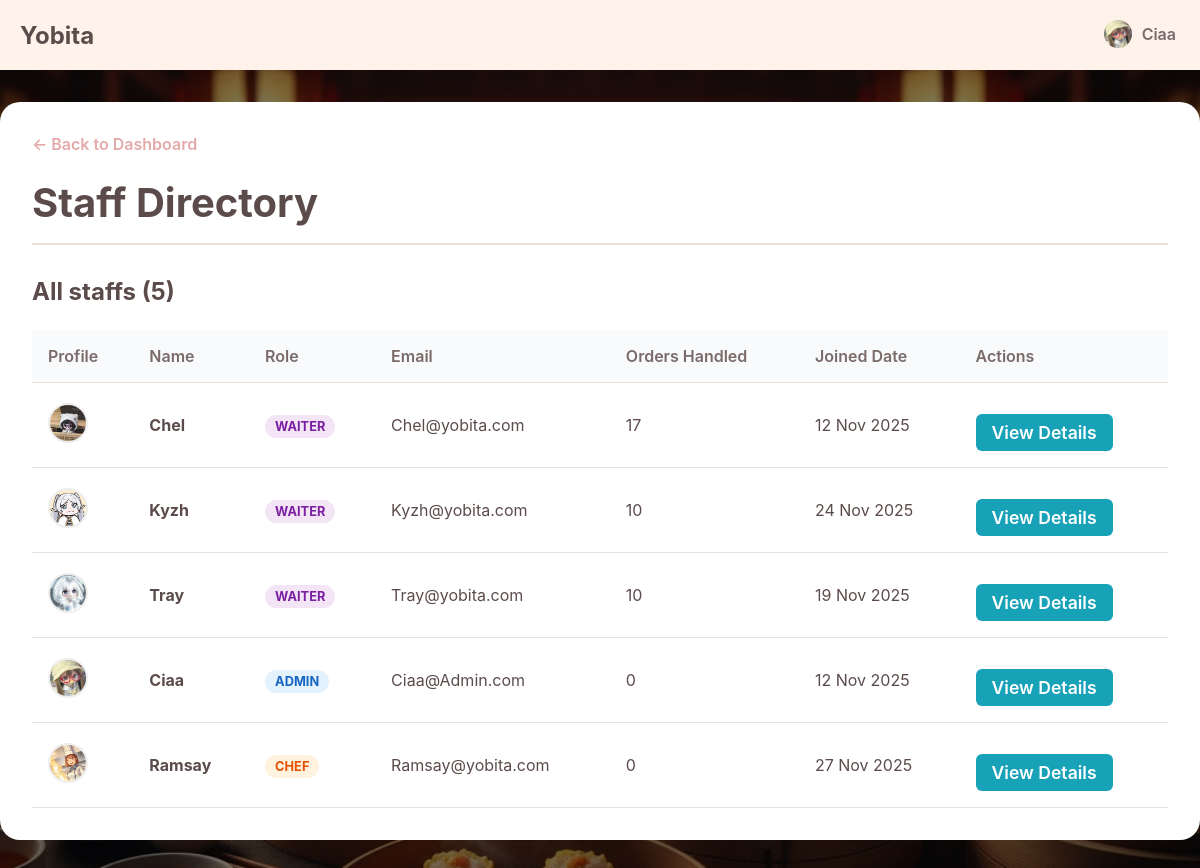
The page /admin/manageStaff.php (signed in) on the database as committed earlier.
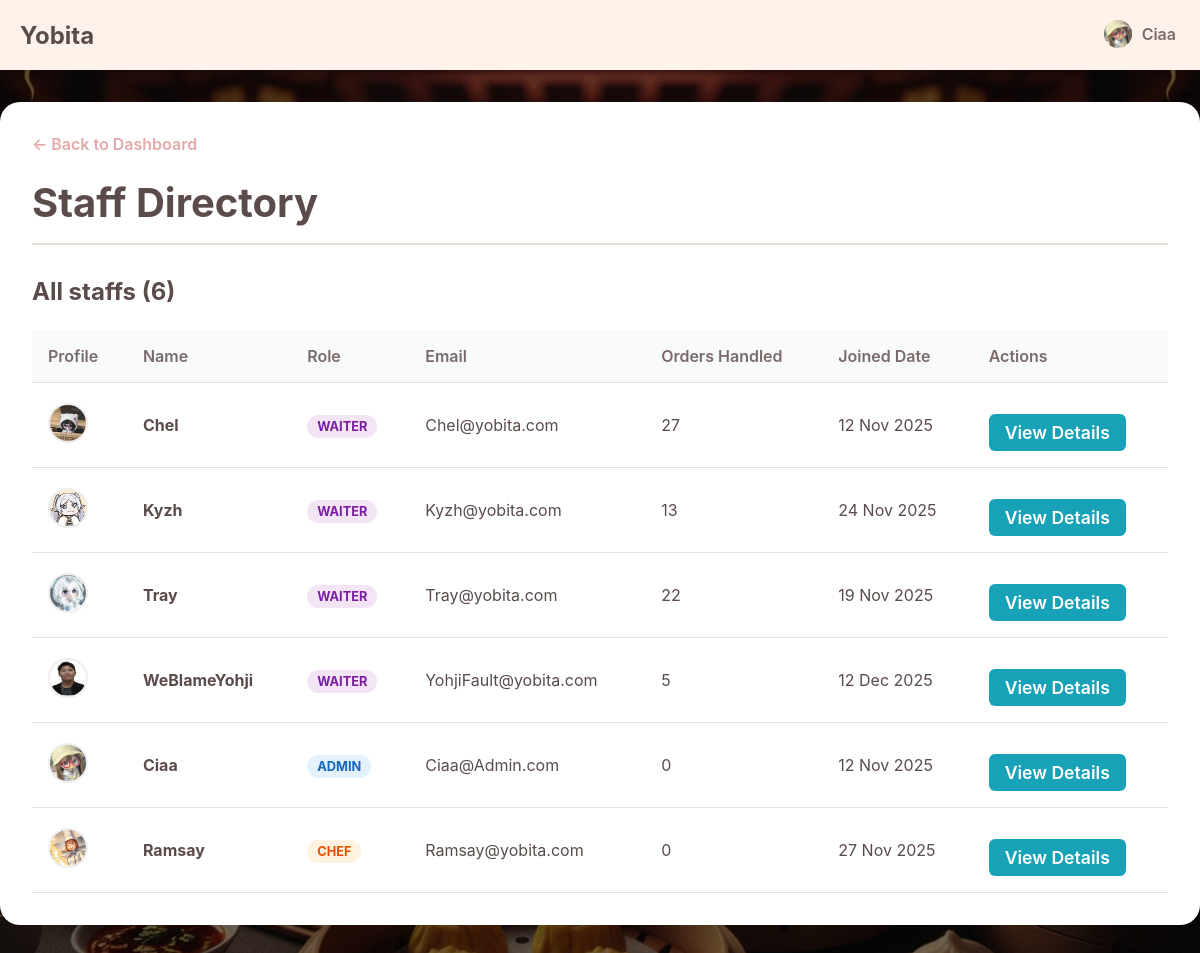
The same page on the database as committed later.
### tables this page shows
CREATE TABLE `staffs` (
  `id` int(10) UNSIGNED NOT NULL,
  `username` varchar(50) NOT NULL,
  `email` varchar(255) NOT NULL,
  `password` varchar(255) NOT NULL,
  `role` enum('waiter','admin','chef') NOT NULL DEFAULT 'waiter',
  `profile_picture` varchar(255) DEFAULT NULL,
  `created_at` timestamp NOT NULL DEFAULT current_timestamp()
);

### admin/manageStaff.php (the view, shortened to what this page needs)
<?php
require_once '../connection.php';
$pageTitle = "Manage waiter";
$basePath = "../";
include '../_header.php';
try {
    $sql = "SELECT
                u.id,
                u.username,
                u.email,
                u.role,
                u.profile_picture,
                u.created_at,
                COUNT(o.id) as orders_handled
            FROM staffs u
            LEFT JOIN orders o ON u.id = o.user_id
            GROUP BY u.id
            ORDER BY u.role ASC, u.username ASC";
    $stmt = $pdo->query($sql);
    $waiter_members = $stmt->fetchAll();
} catch (PDOException $e) {
    $waiter_members = [];
    $message = "Error fetching waiter: " . $e->getMessage();
}
?>
<link rel="stylesheet" href="<?php echo $basePath; ?>css/viewOrders.css">
<link rel="stylesheet" href="<?php echo $basePath; ?>css/manageStaff.css">
<main class="main-wrapper">
    <div class="admin-container">
        <a href="dashboard.php" class="back-link">← Back to Dashboard</a>
        <div class="page-header">
            <h1>Staff Directory</h1>
        </div>
        <div class="orders-list-section">
            <h2 class="section-title">All staffs (<?php echo count($waiter_members); ?>)</h2>
            <div class="table-responsive">
                <table>
                    <thead>
                        <tr>
                            <th>Profile</th>
                            <th>Name</th>
                            <th>Role</th>
                            <th>Email</th>
                            <th>Orders Handled</th>
                            <th>Joined Date</th>
                            <th>Actions</th>
                        </tr>
                    </thead>
                    <tbody>
                        <?php foreach ($waiter_members as $waiter): ?>
                            <tr>
                                <td data-label="Profile">
                                    <img src="<?php echo $waiter['profile_picture'] ? $basePath . $waiter['profile_picture'] : $basePath.'uploads/Default_pfp.png'; ?>"
                                         alt="pfp" class="table-pfp">
                                </td>
                                <td data-label="Name"><strong><?php echo htmlspecialchars($waiter['username']); ?></strong></td>
                                <td data-label="Role">
                                    <span class="role-badge role-<?php echo $waiter['role']; ?>">
                                        <?php echo ucfirst($waiter['role']); ?>
                                    </span>
                                </td>
                                <td data-label="Email"><?php echo htmlspecialchars($waiter['email']); ?></td>
                                <td data-label="Orders Handled"><?php echo $waiter['orders_handled']; ?></td>
                                <td data-label="Joined"><?php echo date("d M Y", strtotime($waiter['created_at'])); ?></td>
                                <td class="actions-cell" data-label="Actions">
                                    <a href="staffDetail.php?id=<?php echo $waiter['id']; ?>" class="action-btn view-btn">
                                        View Details
                                    </a>
                                </td>
                            </tr>
                        <?php endforeach; ?>
                    </tbody>
                </table>
            </div>
        </div>
    </div>
</main>

### _header.php (shortened to what this page needs)
<!DOCTYPE html>
<html lang="en">
<head>
    <link rel="stylesheet" href="<?php echo $basePath; ?>css/index.css">
    <header class="main-header">
        <div class="header-content">
            <a href="<?php echo $basePath; ?>" class="logo">Yobita</a>
            <nav class="main-nav">
                <ul>
                    <?php if (isset($_SESSION['user_id'])) : ?>
                        <li class="profile-nav-item">
                            <a href="<?php echo $basePath; ?>profile.php" class="profile-link <?php echo ($pageTitle === 'Profile') ? 'active' : ''; ?>">
                                <img src="<?php echo $basePath . htmlspecialchars($_SESSION['profile_picture']); ?>" alt="Profile" class="nav-profile-pic">
                                <span><?php echo htmlspecialchars($_SESSION['username']); ?></span>
                            </a>
                        </li>
                    <?php endif; ?>
                </ul>
            </nav>
        </div>
    </header>
    <link href="https://cdnjs.cloudflare.com/ajax/libs/cropperjs/1.5.13/cropper.min.css" rel="stylesheet"/>
</head>
<body>

### css/index.css (style rules this page uses)
:root { --primary: #FFDCDC; --second: #FFF2EB; --third: #ffffff; --fourth: #FFD6BA; --text-dark: #5C4B4B; --text-light: #7a6a6a; --border-color: #EAE0DA; --accent-dark: #E5A9A9; --notification: #FF3B3B; }
* { box-sizing: border-box; margin: 0; padding: 0; }
body { font-family: -apple-system, BlinkMacSystemFont, "Segoe UI", Roboto, Helvetica, Arial, sans-serif; background-color: var(--second); color: var(--text-dark); background: linear-gradient(rgba(0, 0, 0, 0.5), rgba(0, 0, 0, 0.5)), url(../image/Background.jpg) !important; background-size: cover !important; background-position: center !important; background-repeat: no-repeat !important; background-attachment: fixed !important; }
.main-header { background-color: var(--second); position: fixed; top: 0; left: 0; width: 100%; z-index: 100; }
.header-content { max-width: 1200px; margin: 0 auto; padding: 0 20px; height: 70px; display: flex; justify-content: space-between; align-items: center; }
.logo { font-size: 1.5rem; font-weight: bold; color: var(--text-dark); text-decoration: none; }
.main-nav ul { list-style-type: none; display: flex; align-items: center; gap: 20px; }
.main-nav a { text-decoration: none; color: var(--text-light); font-weight: 600; padding: 8px 4px; border-bottom: 2px solid transparent; transition: all 0.2s; }
.main-wrapper { padding-top: 70px; padding-bottom: 100px; }
.btn, .action-btn { display: inline-flex; align-items: center; justify-content: center; gap: 10px; flex-grow: 1; padding: 18px; margin-top: 15px; background-color: var(--fourth); color: var(--text-dark); font-size: 1.1rem; font-weight: 600; border: none; border-radius: 12px; cursor: pointer; text-align: center; text-decoration: none; transition: all 0.2s; animation-delay: 0.6s; }
.main-nav .dropdown, .main-nav .profile-nav-item { position: relative; }
.main-nav .profile-link { display: flex; align-items: center; gap: 8px; }
.main-nav .nav-profile-pic { width: 32px; height: 32px; border-radius: 50%; object-fit: cover; border: 2px solid transparent; }

### css/viewOrders.css (style rules this page uses)
.admin-container { max-width: 1200px; margin: 2rem auto; padding: 2rem; background-color: #fff; border-radius: 20px; box-shadow: 0 8px 25px rgba(0, 0, 0, 0.1); animation: fadeInUp 0.6s ease-out; }
body { background-color: #f8f9fa; }
.back-link { display: inline-block; margin-bottom: 1.5rem; color: var(--accent-dark, #a05252); text-decoration: none; font-weight: 600; transition: color 0.3s ease; }
.page-header { border-bottom: 2px solid var(--border-color, #eee); padding-bottom: 1rem; margin-bottom: 2rem; }
.page-header h1 { color: var(--text-dark, #333); font-size: 2.5rem; margin: 0; }
.section-title { font-size: 1.5rem; color: var(--text-dark, #333); margin-top: 0; margin-bottom: 1.5rem; }
.table-responsive { overflow-x: auto; }
table { width: 100%; border-collapse: collapse; text-align: left; }
table th, table td { padding: 1rem; border-bottom: 1px solid var(--border-color, #eee); vertical-align: middle; }
table th { background-color: #f9fafb; font-weight: 600; color: var(--text-light, #555); }
.action-btn { padding: 0.5rem 1rem; border: none; border-radius: 6px; cursor: pointer; font-weight: 600; transition: all 0.2s ease; display: inline-flex; align-items: center; gap: 6px; text-decoration: none; }
.view-btn { background-color: #17a2b8; color: white; }

### css/manageStaff.css (style rules this page uses)
.table-pfp { width: 40px; height: 40px; border-radius: 50%; object-fit: cover; border: 2px solid #eee; }
.role-badge { padding: 4px 10px; border-radius: 12px; font-size: 0.8rem; font-weight: 700; text-transform: uppercase; }
.role-admin { background-color: #e3f2fd; color: #1565c0; }
.role-waiter { background-color: #f3e5f5; color: #7b1fa2; }
.role-chef { background-color: #fff3e0; color: #e65100; }

Rows that differ between the two databases and show on the page:
computed for staffs "Chel": orders_handled "17" → "27"
computed for staffs "Kyzh": orders_handled "10" → "13"
computed for staffs "Tray": orders_handled "10" → "22"
added staffs: profile_picture (picture), username "WeBlameYohji", role "WAITER", email "YohjiFault@yobita.com", orders_handled "5", created_at "12 Dec 2025"
Other text that changed with them:
count($waiter_members): "5" → "6"
